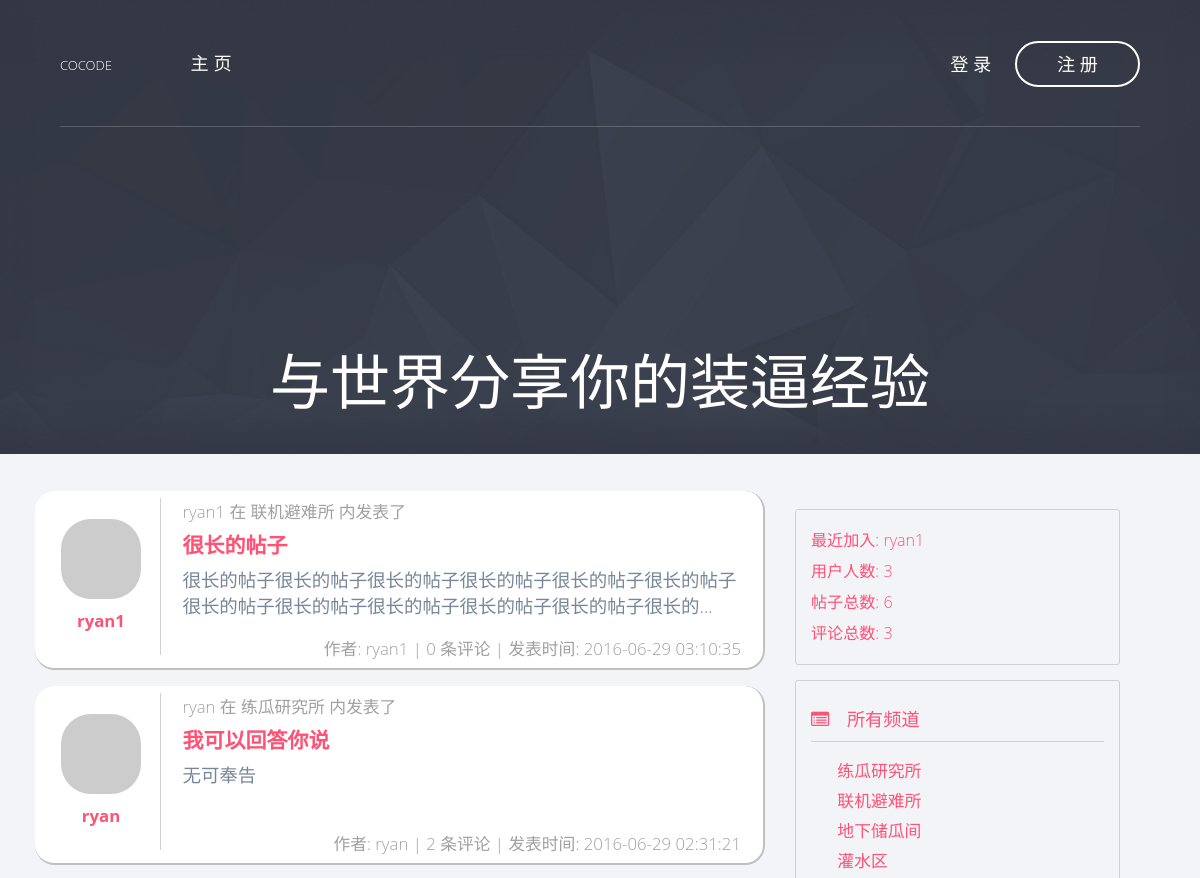
Before: / (upper part) with the older database file.
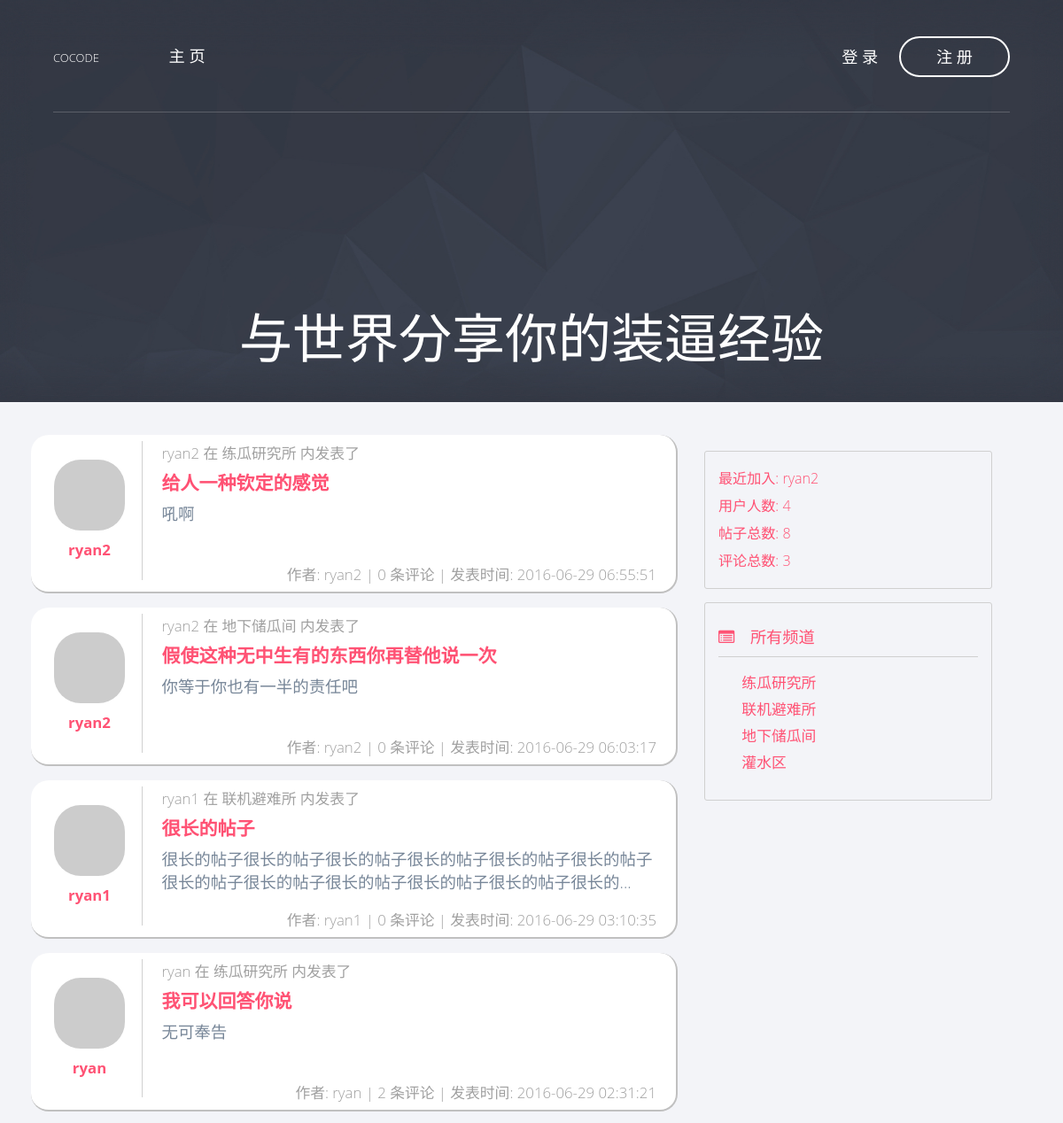
After: the same page with the newer database file.
### app/models/post.py (models this page shows, shortened)
class Post(db.Model, Model):
    __tablename__ = 'posts'
    id = db.Column(db.Integer, primary_key=True)
    title = db.Column(db.String())
    content = db.Column(db.String())
    created_time = db.Column(db.DateTime(timezone=True),
                             default=sql.func.now())
    channel_id = db.Column(db.Integer, db.ForeignKey('channels.id'))
    user_id = db.Column(db.Integer, db.ForeignKey('users.id'))
    comments = db.relationship('Comment', backref='post')
    def display_item(self):
        name = 'post'
        title = self.title
        content_len = 58
        if self.content.__len__() > content_len:
            content = self.content[:content_len] + '...'
        else:
            content = self.content
        return (name, title, content)

### app/models/user.py (models this page shows, shortened)
class User(db.Model, Model):
    __tablename__ = 'users'
    id = db.Column(db.Integer, primary_key=True)
    username = db.Column(db.String(), unique=True)
    password_hash = db.Column(db.String())
    email = db.Column(db.String(), unique=True)
    avatar_hash = db.Column(db.String())
    created_time = db.Column(db.DateTime(timezone=True),
                             default=sql.func.now())
    role_id = db.Column(db.Integer, db.ForeignKey('roles.id'))
    posts = db.relationship('Post', backref='author')
    comments = db.relationship('Comment', backref='author')
    @property
    def password(self):
        raise AttributeError('password is not readable')
    def gravatar(self, size=100, default='identicon', rating='g'):
        from flask import request
        gravatar_url = 'secure.gravatar.com/avatar'
        if request.is_secure:
            url = 'https://' + gravatar_url
        else:
            url = 'http://' + gravatar_url
        hash = self.avatar_hash or md5(self.email.encode('utf-8')).hexdigest()
        return '{url}/{hash}?s={size}&d={default}&r={rating}'.format(url=url,
                                                                     hash=hash,
                                                                     size=size,
                                                                     default=default,
                                                                     rating=rating)

### app/models/channel.py (models this page shows, shortened)
class Channel(db.Model, Model):
    __tablename__ = 'channels'
    id = db.Column(db.Integer, primary_key=True)
    name = db.Column(db.String(), default=ChannelPermission.NORMAL[0])
    permission = db.Column(db.Integer)
    created_time = db.Column(db.DateTime(timezone=True),
                             default=sql.func.now())
    posts = db.relationship('Post', backref='channel')
    def is_admin(self):
        return self.permission == ChannelPermission.ADMIN[0]

### app/views.py (the view)
@app.route('/')
def index():
    user = current_user()
    if user is not None and user.is_admin():
        posts = Post.query.all()
    else:
        posts = []
        channels = Channel.query.filter_by(permission=ChannelPermission.NORMAL[0])
        for c in channels:
            p = c.posts
            posts += p
    posts.sort(key=lambda p: p.created_time, reverse=True)
    return render_template('index.html',
                           posts=posts)

### app/__init__.py (called while the page is built)
@app.context_processor
def current_user_processor():
    return dict(current_user=current_user())

@app.context_processor
def channel_processor():
    channels = Channel.query.all()
    permissions = [
        ChannelPermission.NORMAL,
        ChannelPermission.ADMIN,
    ]
    dic = {
        'channels': channels,
        'permissions': permissions,
    }
    return dict(**dic)

@app.context_processor
def user_processor():
    user_count = User.query.count()
    new_user = User.query.order_by(User.created_time.desc()).first()
    return dict(new_user=new_user,
                user_count=user_count)

@app.context_processor
def post_processor():
    post_count = Post.query.count()
    return dict(post_count=post_count)

@app.context_processor
def comment_processor():
    comment_count = Comment.query.count()
    return dict(comment_count=comment_count)

### app/models/user.py (called while the page is built)
def current_user():
    id = session.get('user_key', None)
    user = None
    if id is not None:
        user = User.query.get(id)
    return user

### app/templates/index.html (shortened to what this page needs)
{% extends "base8-4.html" %}
{% block header %}
    <div class="hero-content text-center">
        {% if current_user is not none %}
        <h1>欢迎，{{ current_user.username }}</h1>
        {% else %}
        <a href="/login"><h1>与世界分享你的装逼经验</h1></a>
        {% endif %}
    </div>
{% endblock %}
{% block page_content %}
    {% include "_posts.html" %}
{% endblock %}

### app/templates/_posts.html (shortened to what this page needs)
<div class="items-container">
    {% for post in posts %}
        <div class="item-container col-md-12">
            {% set post_author = post.author %}
            {% set post_channel = post.channel.name %}
            {% set item = post.display_item() %}
            {% set post_title = item[1] %}
            {% set post_content = item[2] %}
            <div class="col-md-2 item-left">
                <div class="item-portrait">
                    <img class="img-rounded center-block round" src="{{ post_author.gravatar(size=60) }}" />
                </div>
                <div class="item-author">
                    <a href="/profile/{{ post_author.username }}">{{ post_author.username }}</a>
                </div>
            </div>
            <div class="col-md-10 item-right">
                <div class="item-header">
                    {{ post_author.username }} 在 {{ post_channel }} 内发表了
                </div>
                    <div class="item-title">
                        <a href="/post/{{ post.id }}">{{ post_title }}</a>
                    </div>
                    <div class="item-content">
                        {{ post_content }}
                    </div>
                <div class="item-footer">
                    作者: {{ post_author.username }} | {{ post.comments | length }} 条评论 | 发表时间: {{ post.created_time }}
                </div>
            </div>
        </div>
    {% endfor %}
</div>

### app/templates/_bbs_info.html
<div class="col-md-10 forum-info">
    <div class="forum-info-item">最近加入: <a href="/profile/{{ new_user.username }}">{{ new_user.username }}</a></div>
    <div class="forum-info-item">用户人数: {{ user_count }}</div>
    <div class="forum-info-item">帖子总数: {{ post_count }} </div>
    <div class="forum-info-item">评论总数: {{ comment_count }} </div>
</div>

### app/templates/_channels.html (shortened to what this page needs)
<div class="col-md-10 channel-list">
    <div class="channel-list-caption">
        <i class="fa fa-list-alt"></i> 所有频道
    </div>
    <div class="channel-list-items">
        {% for c in channels %}
        {% if not c.is_admin() %}
            <div class="channel-list-item">
                <a href="/channel/{{ c.id }}">{{ c.name }}</a>
            </div>
        {% endif %}
        {% endfor %}
    </div>
</div>

Changed rows visible on the page:
added Post: {{ post_channel }} "练瓜研究所", title "给人一种钦定的感觉", content "吼啊", comments|length "0", created_time "2016-06-29 06:55:51"
added User: username "ryan2"
added Post: {{ post_channel }} "地下储瓜间", title "假使这种无中生有的东西你再替他说一次", content "你等于你也有一半的责任吧", comments|length "0", created_time "2016-06-29 06:03:17"
Other visible differences:
{{ user_count }}: "3" → "4"
{{ post_count }}: "6" → "8"
{{ new_user.username }}: "ryan1" → "ryan2"
